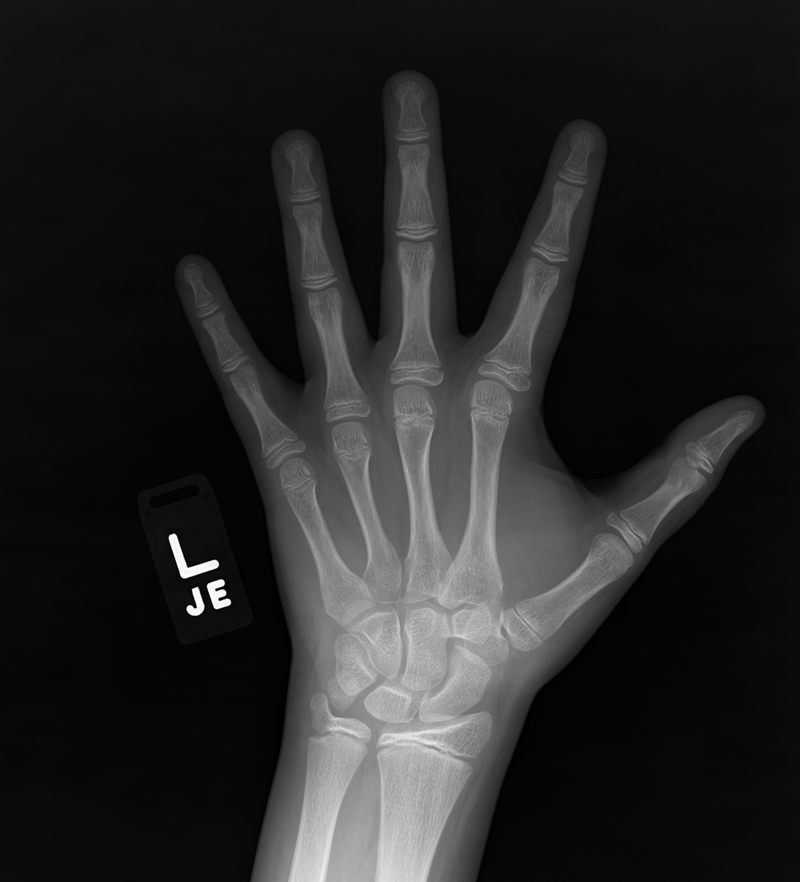
#> input picture batch0/13894.png, 800 x 882 px, shrunk from 1686 x 1860 before the run, found by its file name
$ python 'prototype-x 2.py'
#> lines starting #> are read from the running program, lines starting #| are printed output that depends on the picture; after the words box and inside, x2 and y2 are one past the last pixel; in counts of white or black regions, pixels touching at a corner belong together
#Do not edit this file it will get overwritten. Edit the org file instead else create a new python script.
from enum import Enum

import numpy as np
import cv2 as cv

class RGBColor(Enum):
    RED = (0, 0, 255)
    GREEN = (0, 255, 0)
    BLUE = (255, 0, 0)

class XHImage:
    def __init__(self, path):
#> called with path = './images/batch1/13894.png'
        self.image = cv.imread(path)
#> self.image is the input picture: shape (882, 800, 3); min 0, max 255, mean 37.3

    def getImage(self):
        return self.image

    def toGrayScale(self):
        return cv.cvtColor(self.image, cv.COLOR_BGR2GRAY)

#IndexOfContours defines the set of contours to be used.
#The value of -1 indicates the use of all contours.
def drawContours(imgPath: str, contourColor: RGBColor, threshold: int, indexOfContours: int = -1) -> None:

    img = XHImage(imgPath)

    ret, thresh = cv.threshold(img.toGrayScale(), threshold, 255, 0)
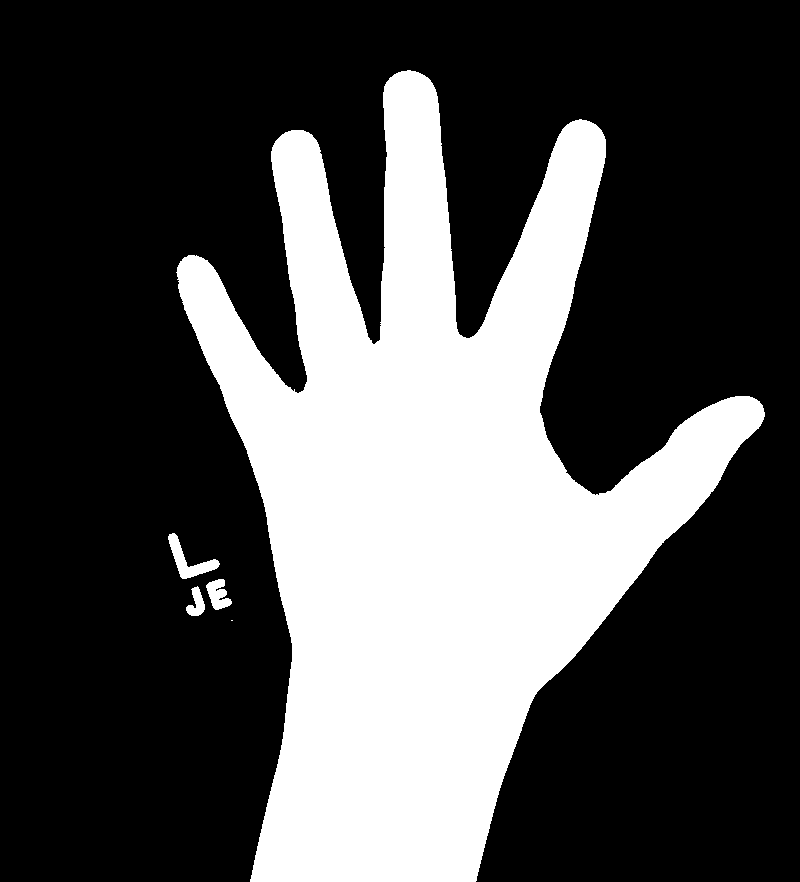
#> thresh: shape (882, 800); 30.8% white; 5 white regions (1 under 20 px)
#> ret = 23
    contours, hierarchy = cv.findContours(thresh, cv.RETR_TREE, cv.CHAIN_APPROX_NONE)
#> contours = 5 contours, 1 with area under 20; largest, box (x1, y1, x2, y2) and area: (176, 70, 765, 882) 213784, (168, 533, 220, 579) 702, (206, 579, 232, 610) 430, (186, 586, 205, 616) 284

    cv.drawContours(img.getImage(), contours, indexOfContours, contourColor.value, 2)

    cv.imshow("ContourDrawn", img.getImage())
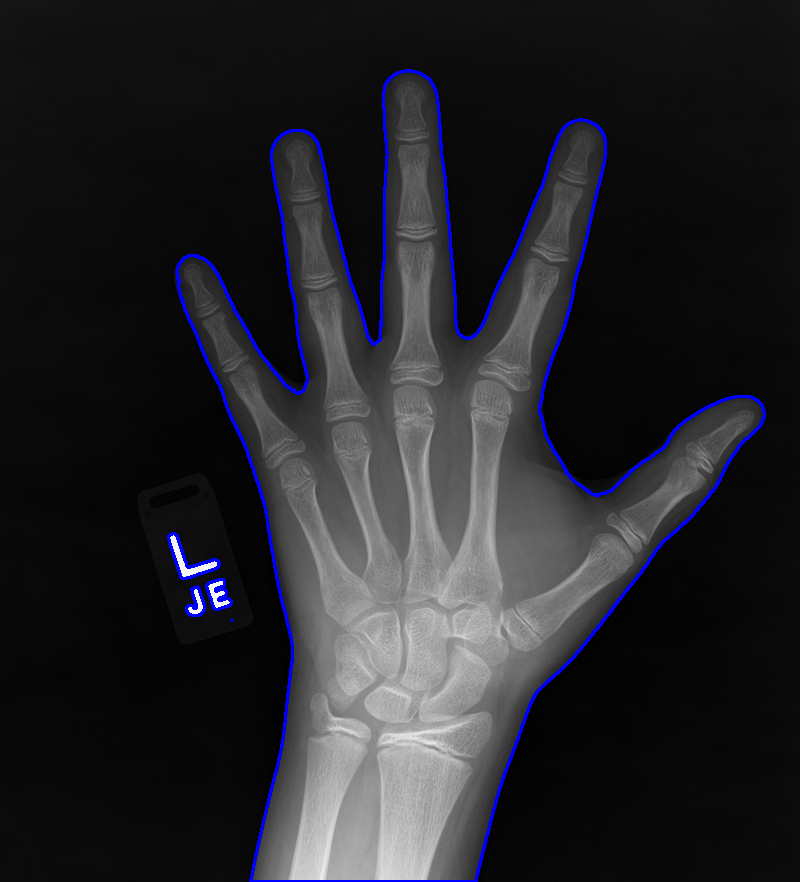
#> window 'ContourDrawn': shape (882, 800, 3); mean B, G, R 41.4, 36.6, 36.6
    cv.waitKey(0)
    cv.destroyAllWindows()

drawContours("./images/batch1/13894.png", RGBColor.BLUE, 23)

$ run again, with batch0/13909.png copied over batch0/13894.png
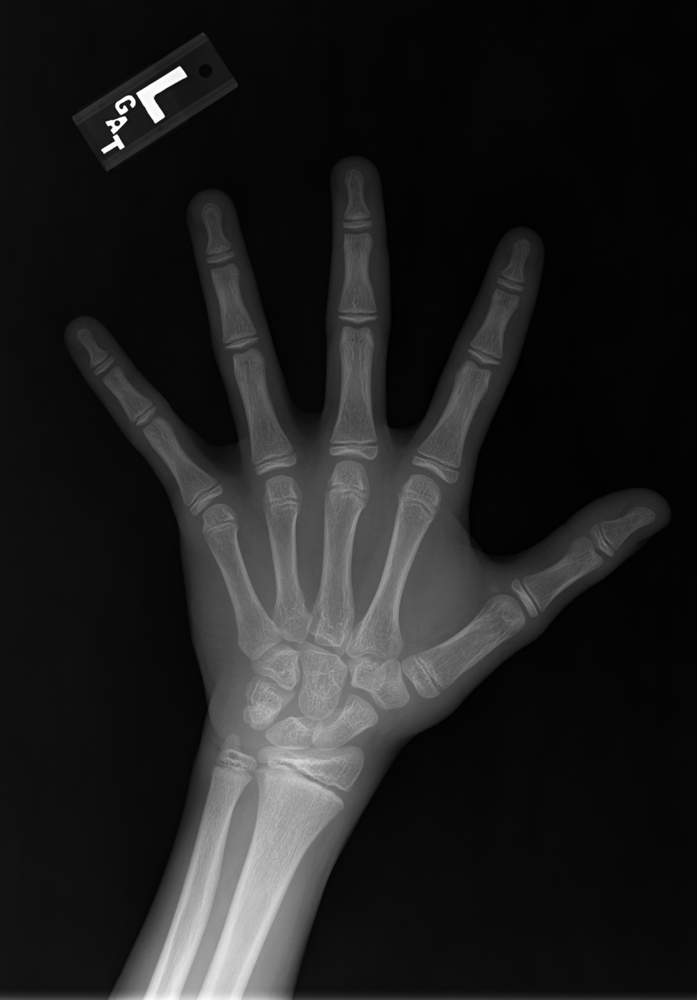
#> input picture batch0/13909.png, 697 x 1000 px, shrunk from 1440 x 2067 before the run, found by its file name
#> in __init__, self.image is the input picture: shape (1000, 697, 3); min 0, max 255, mean 31.9
#> in drawContours, `ret, thresh = cv.threshold(img.toGrayScale(), threshold, 255, 0)`:
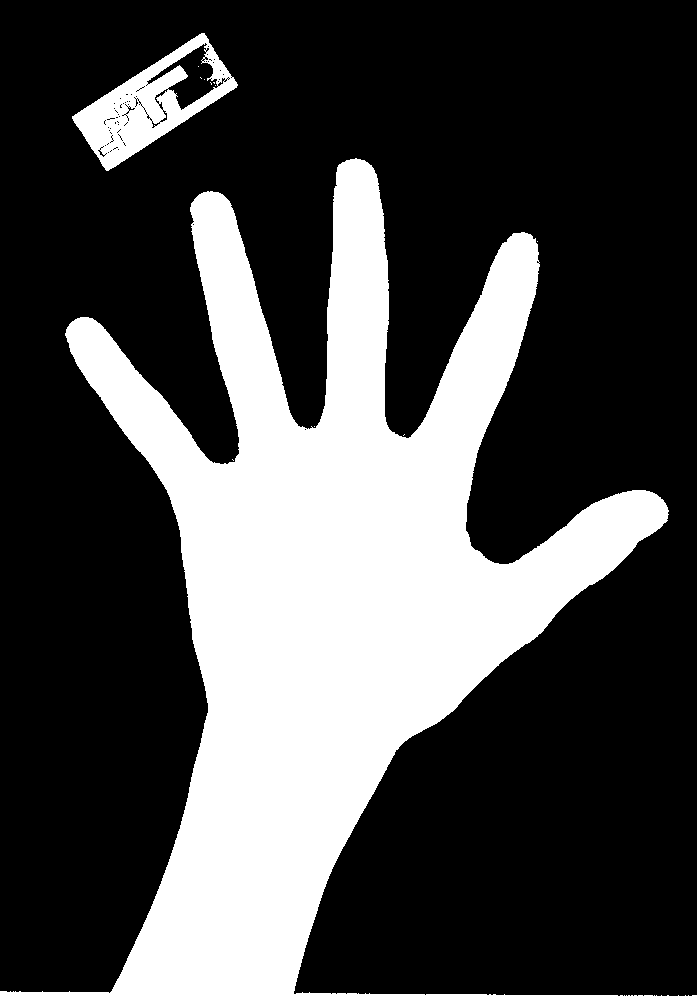
#> thresh: shape (1000, 697); 29.5% white; 12 white regions (10 under 20 px)
#> ret = 23
#> contours = 151 contours, 141 with area under 20; largest, box (x1, y1, x2, y2) and area: (0, 158, 697, 1000) 195124, (72, 33, 238, 171) 10031, (146, 42, 219, 111) 1840, (154, 88, 169, 105) 62, (159, 109, 168, 123) 43
#> in drawContours, `cv.imshow("ContourDrawn", img.getImage())`:
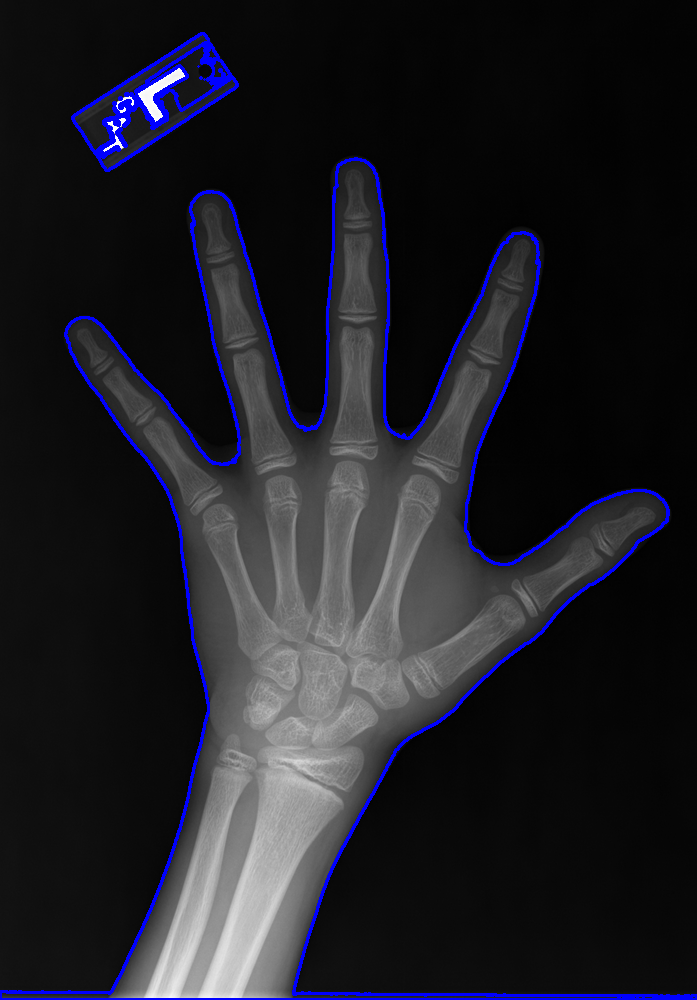
#> window 'ContourDrawn': shape (1000, 697, 3); mean B, G, R 38.1, 30.8, 30.8
